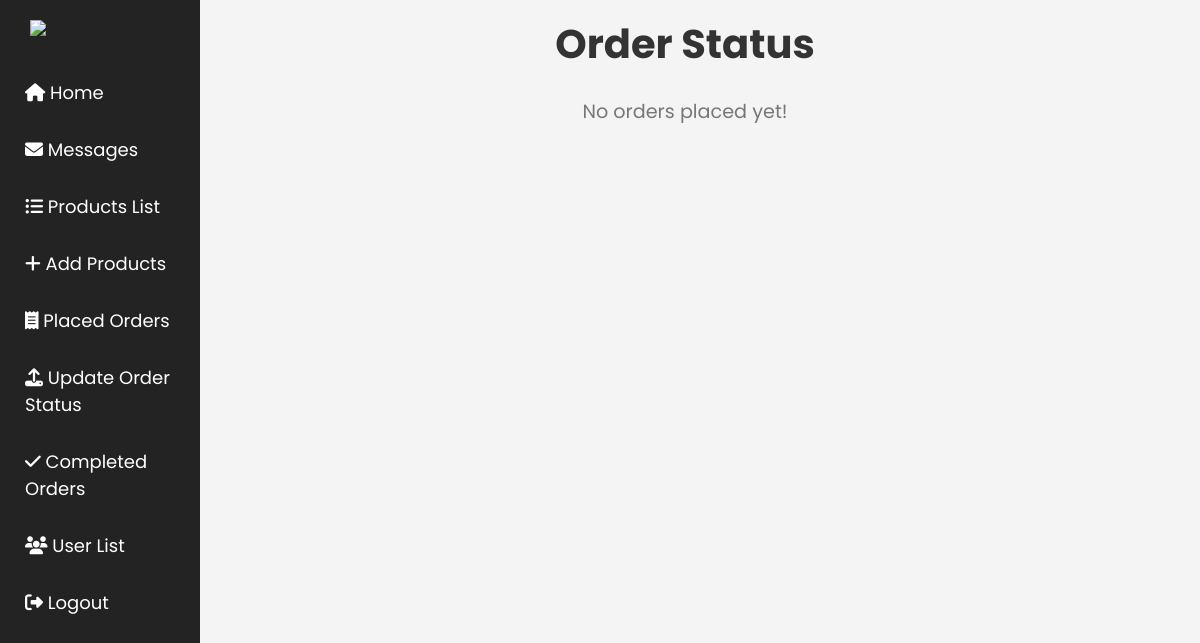
Page /update_orders.php on the earlier database version.
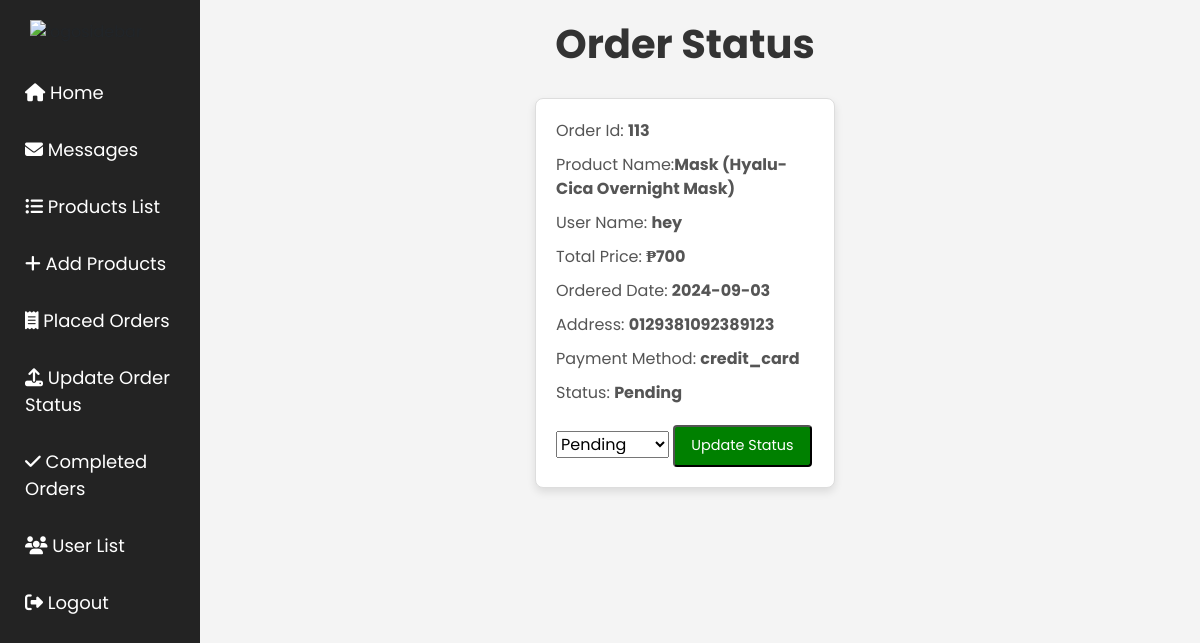
Same page on the later database version.
### tables this page shows
CREATE TABLE `orders` (
  `id` int(100) NOT NULL,
  `user_id` int(100) NOT NULL,
  `name` varchar(20) NOT NULL,
  `number` varchar(11) NOT NULL,
  `email` varchar(50) NOT NULL,
  `method` varchar(50) NOT NULL,
  `address` varchar(500) NOT NULL,
  `product_names` varchar(1000) NOT NULL,
  `total_price` int(100) NOT NULL,
  `placed_on` date NOT NULL DEFAULT current_timestamp(),
  `payment_status` varchar(20) NOT NULL DEFAULT 'Pending',
  `product_ids` int(11) NOT NULL
);

### update_orders.php (the view, shortened to what this page needs)
<?php
include('db.php');
?>
<!DOCTYPE html>
<html lang="en">
<head>
   <link href="https://stackpath.bootstrapcdn.com/bootstrap/4.5.2/css/bootstrap.min.css" rel="stylesheet">
   <link rel="stylesheet" href="https://cdnjs.cloudflare.com/ajax/libs/font-awesome/6.1.1/css/all.min.css">
   <link rel="stylesheet" href="update_orders.css">
</head>
<body>
<div class="sidebar">
<img src="images/icons/logoinvert.png" alt="logosidebar" style="width:140px;">
    <a href="admin_page.php"><i class="fas fa-home"></i><span> Home</span></a>
    <a href="user_message.php"><i class="fas fa-envelope"></i><span> Messages</span></a>
    <a href="product_list.php"><i class="fas fa-list-ul"></i><span> Products List</span></a>
    <a href="add_product.php"><i class="fas fa-plus"></i><span> Add Products</span></a>
    <a href="admin_orders.php"><i class="fas fa-receipt"></i><span> Placed Orders</span></a>
    <a href="update_orders.php"><i class="fas fa-upload"></i><span> Update Order Status</span></a>
    <a href="completed_orders.php"><i class="fas fa-check"></i><span> Completed Orders</span></a>
    <a href="user_list.php"><i class="fas fa-users"></i><span> User List</span></a>
    <a href="admin_logout.php"><i class="fas fa-sign-out-alt"></i><span> Logout</span></a>
</div>
<section class="orders">
<h1 class="heading">Order Status</h1>
<div class="box-container">
   <?php
   $select_orders = $conn->prepare("SELECT * FROM `orders` WHERE `payment_status` != 'Completed'");
   $select_orders->execute();
   $result = $select_orders->get_result();
   if ($result->num_rows > 0) {
       while ($fetch_orders = $result->fetch_assoc()) {
   ?>
   <div class="box">
      <p>Order Id: <span><?= htmlspecialchars($fetch_orders['id']); ?></span></p>
      <p>Product Name:<span><?= htmlspecialchars($fetch_orders['product_names']); ?></span></p>
      <p>User Name: <span><?= htmlspecialchars($fetch_orders['name']); ?></span></p>
      <p>Total Price: <span>₱<?= htmlspecialchars($fetch_orders['total_price']); ?></span></p>
      <p>Ordered Date: <span><?= htmlspecialchars($fetch_orders['placed_on']); ?></span></p>
      <p>Address: <span><?= htmlspecialchars($fetch_orders['address']); ?></span></p>
      <p>Payment Method: <span><?= htmlspecialchars($fetch_orders['method']); ?></span></p>
      <p>Status: <span><?= htmlspecialchars($fetch_orders['payment_status']); ?></span></p>
      <form action="" method="post">
         <select name="status" required>
            <option value="Pending" <?= $fetch_orders['payment_status'] == 'Pending' ? 'selected' : ''; ?>>Pending</option>
         </select>
         <button type="submit" name="update_status" class="option-btn">Update Status</button>
      </form>
   </div>
   <?php
       }
   } else {
       echo '<p class="empty">No orders placed yet!</p>';
   }
   ?>
</div>
</section>
</body>
</html>

Differences in the rows shown:
added orders: id "113", product_names "Mask (Hyalu-Cica Overnight Mask)", name "hey", total_price "700", placed_on "2024-09-03", address "0129381092389123", method "credit_card", payment_status "Pending", status "Pending"
Other differences:
text no longer shown: "No orders placed yet!"
